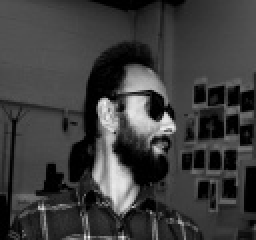
#> input picture ML/UMIC/Val/Yes/AYesSunglasses116.jpg, 128 x 120 px, found by its file name (shown 2 times larger); its folder holds 4 pictures in this run
$ python Data_Aug.py
#> lines starting #> are read from the running program, lines starting #| are printed output that depends on the picture
import cv2 as cv
import numpy as np
import os
import cv2
pth = '/home/prathmesh/Desktop/UMIC/Autumn-of-Automation/ML/UMIC/Yes'
obj = os.listdir(pth)
for j in obj:
	img = cv2.imread(pth + '/' + j)
#> img is the input picture: shape (120, 128, 3); min 0, max 243, mean 60.7
	img_flip_lr = cv2.flip(img, 1)
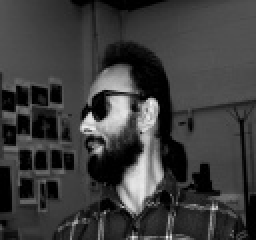
#> img_flip_lr: shape (120, 128, 3) (shown 2 times larger); min 0, max 243, mean 60.7
	cv2.imwrite('A{}.jpg'.format(j.replace('.jpg','')), img_flip_lr)
#> pass 2 of the loop `for j in obj:`:
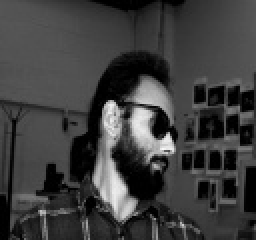
#> input picture ML/UMIC/Val/Yes/AYesSunglasses118.jpg, 128 x 120 px, found by its file name (shown 2 times larger)
#> img is the input picture: shape (120, 128, 3); min 0, max 248, mean 62.3
#> `img_flip_lr = cv2.flip(img, 1)`:
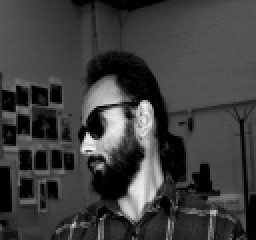
#> img_flip_lr: shape (120, 128, 3) (shown 2 times larger); min 0, max 248, mean 62.3
#> pass 3 of the loop `for j in obj:`:
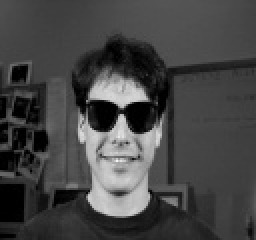
#> input picture ML/UMIC/Val/Yes/AYesSunglasses135.jpg, 128 x 120 px, found by its file name (shown 2 times larger)
#> img is the input picture: shape (120, 128, 3); min 0, max 245, mean 69.1
#> `img_flip_lr = cv2.flip(img, 1)`:
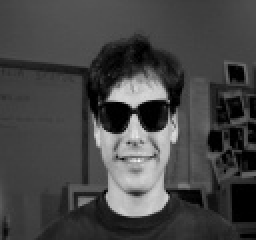
#> img_flip_lr: shape (120, 128, 3) (shown 2 times larger); min 0, max 245, mean 69.1
#> the loop made 4 passes; the first 3 are shown
